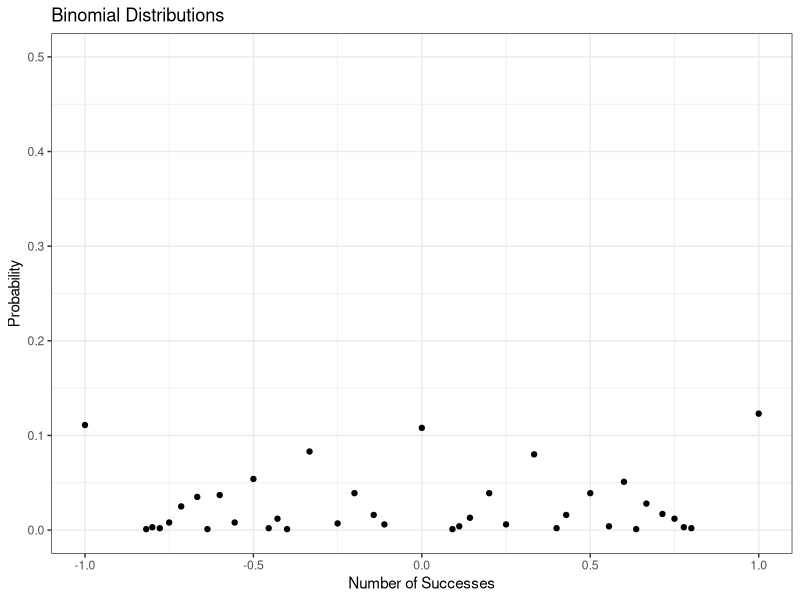

Recreate this plot in R.
## ---- chunk 1
max_depth <- 200
average_pois <- 5
number_of_sites <- 1000

read_depth_pos <- seq(2,max_depth)
pois_distr <- dpois(read_depth_pos,average_pois)

read_depth_disrt_pois <- sample(read_depth_pos,number_of_sites,replace = TRUE, prob = pois_distr)
as.data.frame(table(read_depth_disrt_pois))


## ---- chunk 2
max_depth <- 200
average_exp <- 4
number_of_sites <- 1000

read_depth_exp <- seq(2,max_depth)
exp_distr <- dexp(read_depth_exp,1/average_exp)


read_depth_distr_exp <- sample(read_depth_exp,number_of_sites,replace = TRUE, prob = exp_distr)
read_depth_distr_exp <- ceiling(rexp(number_of_sites,1/average_exp)) + 1

as.data.frame(table(read_depth_distr_exp))

## ---- chunk 3
snp_simulator_2n_4n <- function(current_ploidy, read_depth_table,central_prop) {
  
  
  # Define biallelic frequencies for different ploidies
  biallelic_freqs_diploid <- list(c(0.5, 0.5))
  biallelic_freqs_triploid <- list(c(0.33, 0.66))
  biallelic_freqs_tetraploid <- list(c(0.5,0.5),c(0.25, 0.75))
  

  # Get corresponding biallelic frequencies
  if (current_ploidy == 2) {
    biallelic_freqs <- biallelic_freqs_diploid
    all_props <- snp_gen_non_tetraploid(biallelic_freqs, read_depth_table)
  } else if (current_ploidy == 3) {
    biallelic_freqs <- biallelic_freqs_triploid
    all_props <- snp_gen_non_tetraploid(biallelic_freqs, read_depth_table)
  } else if (current_ploidy == 4){
    biallelic_freqs <- biallelic_freqs_tetraploid
    all_props <- snp_gen_tetraploid(biallelic_freqs, read_depth_table,central_prop)
  }
  colnames(all_props) <- c("read_depth","reads_a","reads_b","prop_a","prop_b")
  all_props$prop_diff <- all_props$prop_a - all_props$prop_b
  return(all_props)
}


snp_gen_non_tetraploid <- function(biallelic_freqs, read_depth_table) {
  # Initialize empty matrix to store allele proportions
  #all_props <- matrix(nrow = n_sites, ncol = 5)
  all_props <- data.frame()
  
  # Simulate for each SNP site
  for (i in 1:nrow(read_depth_table)) {
    read_depth <- read_depth_table[i,1]
    read_depth_freq <- read_depth_table[i,2]
    #print(biallelic_freqs[[1]])
    
    for (site in 1:read_depth_freq) {
      # Sample alleles based on frequencies
      alleles <- sample(c("A", "B"), size = read_depth, prob = biallelic_freqs[[1]], replace = TRUE)
      
      alleles_a <- sum(alleles == "A")
      alleles_b <- sum(alleles == "B")
      
      # Estimate allele proportions
      prop_a <- alleles_a / read_depth
      prop_b <- alleles_b / read_depth  
      
      all_props <- rbind(all_props,c(read_depth,alleles_a,alleles_b,prop_a, prop_b))
    }
  }
  # Return allele proportions
  return(all_props)
}


snp_gen_tetraploid <- function(biallelic_freqs, read_depth_table, central_prop) {
  # Initialize empty matrix to store allele proportions
  #all_props <- matrix(nrow = n_sites, ncol = 5)
  
  out_ward_prop <- (1-central_prop)
  all_props <- data.frame()
  
  # Simulate for each SNP site
  for (i in 1:nrow(read_depth_table)) {
    read_depth <- read_depth_table[i,1]
    read_depth_freq <- read_depth_table[i,2]
    
    biallelic_type_tbl <- table(sample(c("c", "o"), size = read_depth_freq, prob = c(central_prop,out_ward_prop), replace = TRUE))
    
    read_depth_c <- biallelic_type_tbl["c"]
    read_depth_o <- biallelic_type_tbl["o"]
    #print(biallelic_freqs[[1]])
    
    if (!is.na(read_depth_c)) {
      for (site in 1:read_depth_c) {
        # Sample alleles based on frequencies
        alleles <- sample(c("A", "B"), size = read_depth, prob = biallelic_freqs[[1]], replace = TRUE)
        
        alleles_a <- sum(alleles == "A")
        alleles_b <- sum(alleles == "B")
        
        # Estimate allele proportions
        prop_a <- alleles_a / read_depth
        prop_b <- alleles_b / read_depth  
        
        all_props <- rbind(all_props,c(read_depth,alleles_a,alleles_b,prop_a, prop_b))
      }
    }
    #print(!is.na(read_depth_o))
    if (!is.na(read_depth_o)) {
      for (site in 1:read_depth_o) {
        # Sample alleles based on frequencies
        alleles <- sample(c("A", "B"), size = read_depth, prob = biallelic_freqs[[2]], replace = TRUE)
        
        alleles_a <- sum(alleles == "A")
        alleles_b <- sum(alleles == "B")
        
        # Estimate allele proportions
        prop_a <- alleles_a / read_depth
        prop_b <- alleles_b / read_depth  
        
        all_props <- rbind(all_props,c(read_depth,alleles_a,alleles_b,prop_a, prop_b))
      }
    }
  }
  # Return allele proportions
  return(all_props)
}

## ---- chunk 4
max_depth <- 200
average_pois <- 5
number_of_sites <- 1000

read_depth_pos <- seq(2,max_depth)
pois_distr <- dpois(read_depth_pos,average_pois)

read_depth_disrt_pois <- sample(read_depth_pos,number_of_sites,replace = TRUE, prob = pois_distr)
#as.data.frame(table(read_depth_disrt_pois))

pois_depth_distr <- as.data.frame(table(read_depth_disrt_pois))
pois_depth_distr$read_depth_disrt_pois <- as.numeric(as.character(pois_depth_distr$read_depth_disrt_pois))
pois_depth_distr
## ---- chunk 5
current_ploidy <- 4
read_depth_table <- pois_depth_distr
central_prop <- 0.2

tetraplod_test <- snp_simulator_2n_4n(current_ploidy, read_depth_table,central_prop)

inversion_vector <- sample(c(-1,1), size = length(tetraplod_test$prop_diff),replace = TRUE)
tetraplod_test$prop_diff <- tetraplod_test$prop_diff * inversion_vector

tetraplod_test_table <- as.data.frame(table(tetraplod_test$prop_diff))
tetraplod_test_table$Var1 <- as.numeric(as.character(tetraplod_test_table$Var1))
tetraplod_test_table$Freq <- tetraplod_test_table$Freq/sum(tetraplod_test_table$Freq)



## ---- chunk 6

library(ggplot2)


# Plot the distributions
ggplot(tetraplod_test_table, aes(x = Var1, y = Freq)) +
  geom_point() +  # Line for first distribution  
  labs(title = "Binomial Distributions", 
       x = "Number of Successes", 
       y = "Probability") +
  xlim(-1,1) + 
  ylim(0,0.5) +
  #scale_x_continuous(breaks = seq(0, max(c(n1, n2)), 5)) +  # Adjust x-axis breaks for clarity
  theme_bw()  # Use black and white theme

## ---- chunk 7
compute_base_probability_table <- function(max_read_depth,peak_probs_list){
  
  probability_table <- data.frame()
  
  for (read_depth in c(2:max_read_depth)){
    for (peak_prob_name in names(peak_probs_list)){
      data_r <-restricted_freq_distr_viable(read_depth, peak_probs_list[[peak_prob_name]])
      data_r$peak_type <- peak_prob_name
      data_r$read_depth <- read_depth
      probability_table <- rbind(probability_table, data_r)
    }
  }
  return(probability_table)
}



restricted_freq_distr_viable <- function(read_depth, peak_probs){
  reads_a <- seq(1,read_depth-1,1)
  reads_b <- seq(read_depth-1,1,-1)
  
  # Strong future optimization of this double binom estimation 
  read_binom_probs_a <- dbinom(reads_a,size = read_depth, prob = peak_probs[1])
  read_binom_probs_b <- dbinom(reads_a,size = read_depth, prob = peak_probs[2])
  
  final_freqs <- (reads_a - reads_b) / read_depth
  
  final_freqs_probs <- (read_binom_probs_a + read_binom_probs_b ) / (2*sum(read_binom_probs_a))
  
  final_df <- data.frame(freqs = final_freqs, probs = final_freqs_probs)
  
  return(final_df)
  
}

compute_pmf_probs <- function(base_prob_table, read_depth_distr, central_prop){
  read_depth_table <- as.data.frame(table(read_depth_distr))
  
  out_ward_prop <- (1-central_prop)
  
  
  filtered_base_table <- base_prob_table[base_prob_table$read_depth %in% read_depth_table$read_depth_distr,]
  
  filtered_base_table[filtered_base_table$peak_type == "0.5_0.5",c("probs")] <- filtered_base_table[filtered_base_table$peak_type == "0.5_0.5",c("probs")] * central_prop

  filtered_base_table[filtered_base_table$peak_type == "0.25_0.75",c("probs")] <- filtered_base_table[filtered_base_table$peak_type == "0.25_0.75",c("probs")] * out_ward_prop
  
  final_weights <- aggregate(probs ~ freqs, filtered_base_table, FUN = sum)
  
  # I rest 1 at the end because read depths of 1 get ignored.....
  final_weights$probs <- final_weights$probs / (length(read_depth_table$read_depth_distr) - 1)
  
  return(final_weights)
}

simple_pmf_function <- function(x, final_pmf_weights){
  if (x %in% final_pmf_weights$freqs){
    return(final_pmf_weights[final_pmf_weights$freqs == x, c("probs")])
  }else{
    return(0)
  }
}

simple_cdf_func <- function(x,weights) {
  # Check if weights is a data frame with columns 'freqs' and 'probs'
  if (!all(c("freqs", "probs") %in% names(weights))) {
    stop("weights must be a data frame with columns 'freqs' and 'probs'")
  }
  
  # Sort weights by 'freqs' in ascending order
  weights <- weights[order(weights$freqs), ]

  
  cdf_probs <-c()
  
  for (val in x){
    #print(val)
    # Initialize cumulative probability
    cdf <- 0
    # Loop through weights and calculate cumulative sum
    for (i in 1:nrow(weights)) {
      if (weights$freqs[i] <= val) {
        cdf <- cdf + weights$probs[i]
      } else {
        cdf_probs <- c(cdf_probs,cdf)
        break  # Stop iterating when freqs exceed x
      }
    }
    #print("Precheck")
    #print(weights$freqs[-1])
    if (val >= tail(weights$freqs,n=1)){
      cdf_probs <- c(cdf_probs,1)       
    }
  }
  return(cdf_probs)
}
## ---- chunk 8
library(MASS)

